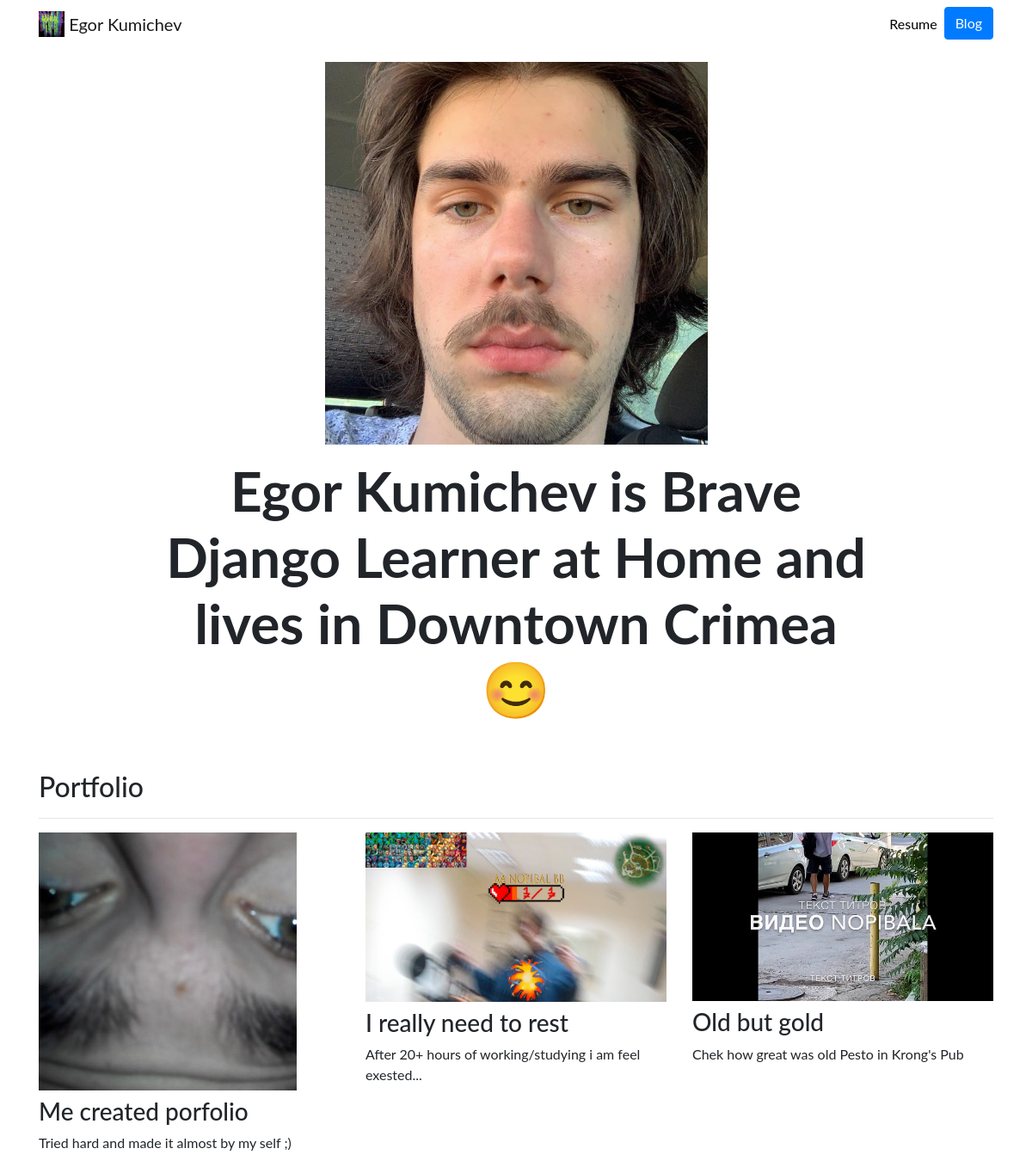
The page / on the database its author committed.
### portfolio/models.py (models this page shows, shortened)
class Project(models.Model):
    title = models.CharField(max_length=100)
    description = models.CharField(max_length=250)
    image = models.ImageField(upload_to='portfolio/images/')
    url = models.URLField(blank=True)

### portfolio/views.py (the view)
# urls.py: 2. Add a URL to urlpatterns:  path('', views.home, name='home')
def home(request):
    projects = Project.objects.all()
    return render(request, 'portfolio/home.html',{'projects':projects})

### portfolio/templates/portfolio/home.html
{% extends "portfolio/base.html" %}
{% load static %}
{% block content %}
<div class="row justify-content-center my-3">
  <div class="col-5">
    <img src="{% static 'portfolio/me1.jpg' %}" class="img-fluid">
  </div>
</div>
<div class="row justify-content-center mb-3">
  <div class="col-md-9 text-center">
    <h1 id="hometext" class="font-weight-bold">Egor Kumichev is Brave Django Learner at Home and lives in Downtown Crimea😊</h1>
  </div>
</div>
<h2 class="mt-5">Portfolio</h2>
<hr>
<div class="row">
  {% for project in projects %}
  <div class="col-lg-4 col-md-6">
    {% if project.url %}
    <a href="{{ project.url }}" target="_blank">
      <img src="{{ project.image.url }}" class="img-fluid mb-2">
    </a>
    {% else %}
    <img src="{{ project.image.url }}" class="img-fluid mb-2">
    {% endif %}
    <h3>{{ project.title }}</h3>
    <p>{{ project.description }}</p>
  </div>
  {% endfor %}
</div>
{% endblock %}

### portfolio/static/portfolio/custom.css (style rules this page uses)
body { font-family: 'Lato', sans-serif; }
@media (min-width: 992px) { #hometext { font-size: 4rem; } }

### rows shown on the page
Project: image (picture), title "Me created porfolio", description "Tried hard and made it almost by my self ;)"
Project: image (picture), title "I really need to rest", description "After 20+ hours of working/studying i am feel exested..."
Project: image (picture), title "Old but gold", description "Chek how great was old Pesto in Krong's Pub"
